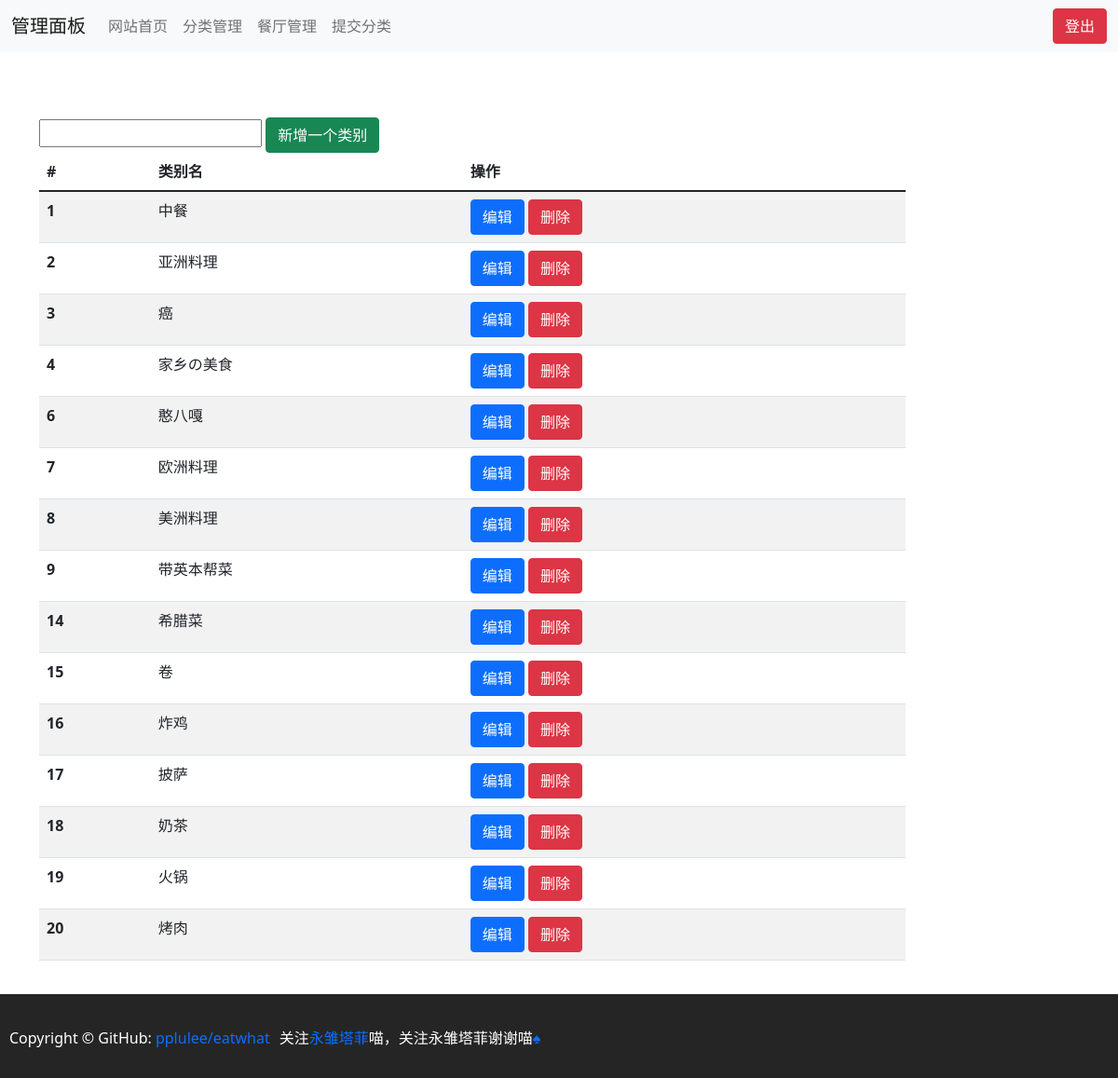
The app's page /admin/category.php (signed in), older data.
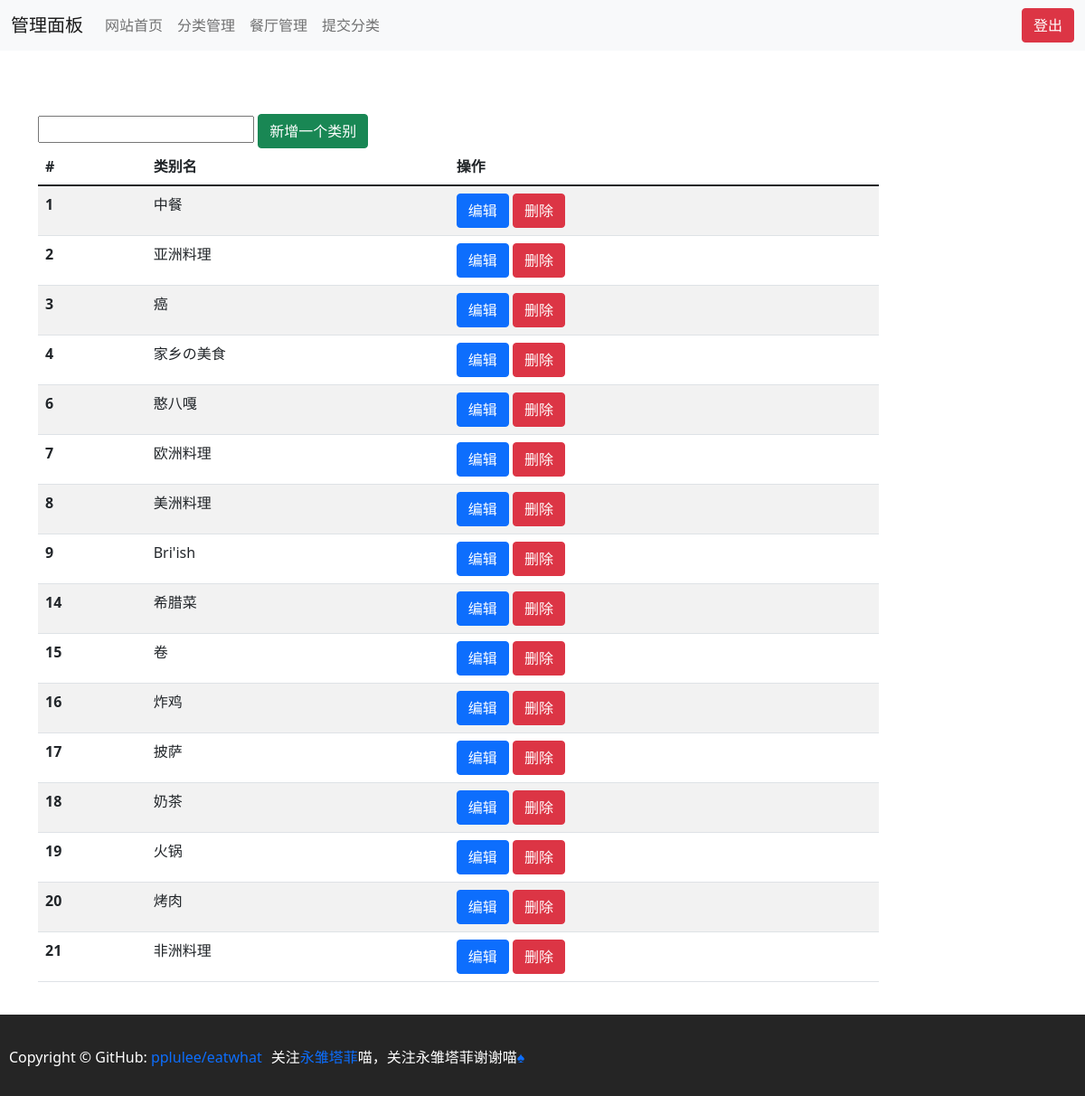
The same page, newer data.
### tables this page shows
CREATE TABLE `category` (
  `id` tinyint(3) unsigned NOT NULL AUTO_INCREMENT,
  `name` text NOT NULL,
  PRIMARY KEY (`id`)
);

### admin/category.php (the view, shortened to what this page needs)
<?php
include("header.php");
?>
<head>
</head>
<body>
<div class="container" style="padding-top:70px; margin-bottom: 110px">
    <div class="col-md-10 center-block" style="float: none;">
        <div class="table-responsive">
            <form action="" method="post">
                <input type="text" name="category_name">
                <button type="submit" name="submit" class="btn btn-success">新增一个类别</button>
            </form>
            <table class="table table-striped">
                <thead>
                <tr>
                    <th scope="col">#</th>
                    <th scope="col">类别名</th>
                    <th scope="col">操作</th>
                </tr>
                </thead>
                <tbody>
                <?php
                $result = mysqli_query($conn, "SELECT id,name FROM category;");
                if (mysqli_num_rows($result) > 0) {
                    while ($row = mysqli_fetch_assoc($result)) {
                        echo "<tr><th scope='row'>{$row['id']}</th><td>{$row['name']}</td><td><a href='editcateg.php?action=edit&id={$row['id']}' class='btn btn-primary'>编辑</a> <a href='editcateg.php?action=delete&id={$row['id']}' class='btn btn-danger'>删除</a></td></tr>";
                    }
                }
                ?>
                </tbody>
            </table>
        </div>
    </div>
</div>
<?php
include("../footer.php");
?>
</body>

Row changes from the older to the newer data that the page shows:
changed category id 9: name "带英本帮菜" → "Bri'ish"
added category: id "21", name "非洲料理"
